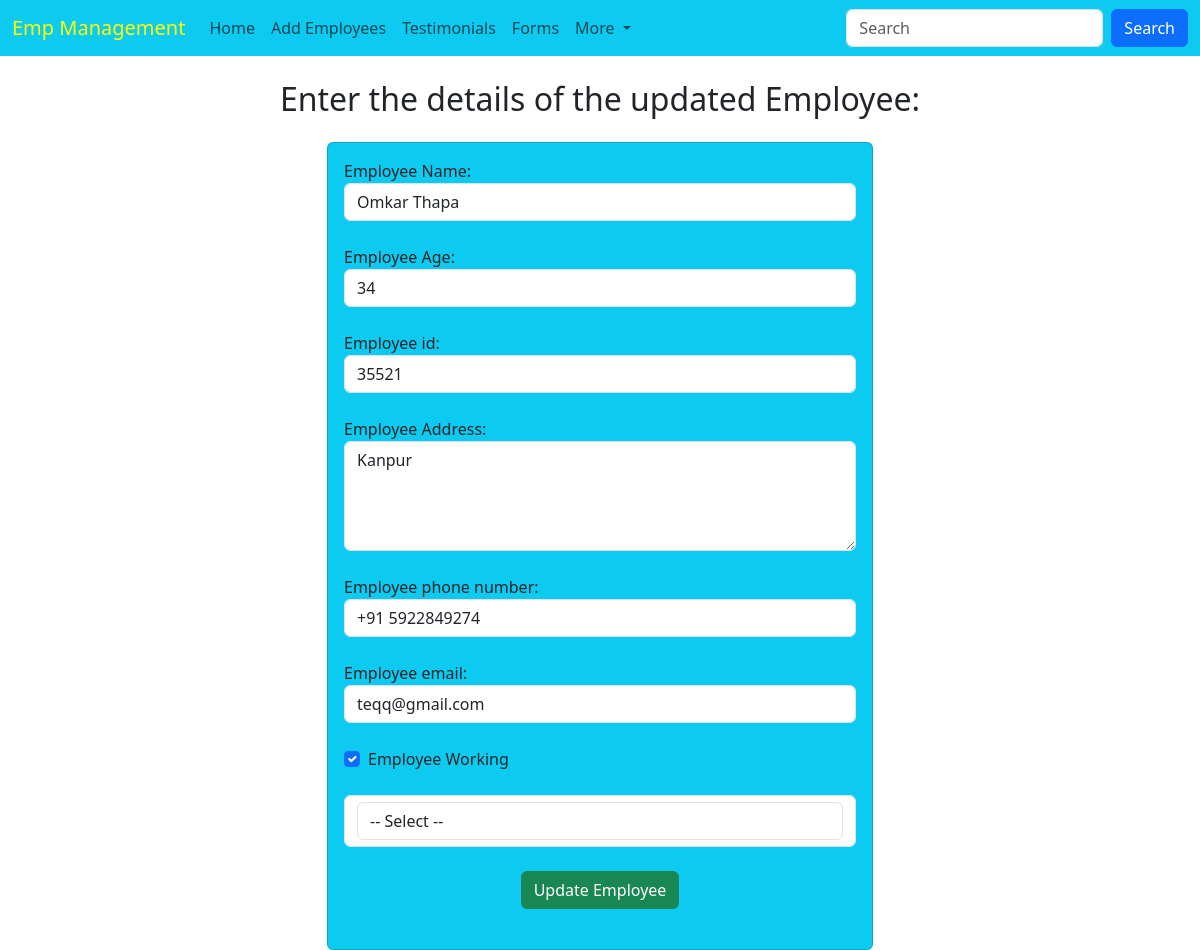
/emp/update-emp/10, run on the app's committed database.
### emp/models.py (models this page shows, shortened)
class Emp(models.Model):
    name = models.CharField(max_length=200)
    age = models.CharField(max_length=100)
    emp_id = models.CharField(max_length=200)
    address = models.CharField(max_length=200)
    department = models.CharField(max_length=20)
    email = models.CharField(max_length=50)
    phone = models.CharField(max_length=10)
    working = models.BooleanField(default=True)

### emp/views.py (the view)
# urls.py: path('update-emp/<str:emp_id>', views.update_emp, name="update_emp"),
def update_emp(request,emp_id):
        emp = Emp.objects.get(pk=emp_id)
        return render(request, 'emp/update_emp.html',{
            'emp':emp
        })

### templates/emp/update_emp.html (shortened to what this page needs)
<!DOCTYPE html>
<html lang="en">
  <head>
    <link
      href="https://cdn.jsdelivr.net/npm/bootstrap@5.3.3/dist/css/bootstrap.min.css"
      rel="stylesheet"
    />
  </head>
  <body>
    {% include 'emp/navbar.html'%}
    <h2 class="text-center my-4">Enter the details of the updated Employee:</h2>
    <div class="container">
      <div class="row" >
        <div class="col-md-6 offset-md-3 text-dark ">
          <form action="/emp/do-update-emp/{{emp.id}}" method="POST">
            <div class="card card-body bg-info">
              <div class="mb-4">
                <label for="name">Employee Name:</label>
                <input
                  type="text"
                  id="name"
                  name="name"
                  class="form-control"
                  placeholder="Enter the emp name..."
                  value="{{emp.name}}"
                />
              </div>
              <div class="mb-4">
                <label for="age">Employee Age:</label>
                <input
                  type="text"
                  id="age"
                  name="age"
                  class="form-control"
                  placeholder="Enter the emp age..."
                  value="{{emp.age}}"
                />
              </div>
              <div class="mb-4">
                <label for="emp_id">Employee id:</label>
                <input
                  type="text"
                  id="emp_id"
                  name="emp_id"
                  class="form-control"
                  placeholder="Enter the emp id..."
                  value="{{emp.emp_id}}"
                />
              </div>
              <div class="mb-4">
                <label for="address">Employee Address:</label>
                <textarea
                  name="address"
                  class="form-control"
                  id="address"
                  rows=4
                  placeholder="Enter the emp address..."
                >{{emp.address}}</textarea>
              </div>
              <div class="mb-4">
                <label for="phone">Employee phone number:</label>
                <input
                  type="tel"
                  id="phone"
                  name="phone"
                  class="form-control"
                  placeholder="Enter the emp phone..."
                  value="{{emp.phone}}"
                />
              </div>
              <div class="mb-4">
                <label for="email">Employee email:</label>
                <input
                  type="email"
                  id="email"
                  name="email"
                  class="form-control"
                  placeholder="Enter the emp email..."
                  value="{{emp.email}}"
                />
              <div class="my-4 form-check">
                <label for="working">Employee Working</label>
                <input
                  type="checkbox"
                  id="working"
                  name="working"
                  class="form-check-input"
                  {% if emp.working %}
                  checked
                  {% endif %}
                />
              </div>
              <div class="mb-4 form-control">
                <select name="department" id="department" class="form-control" value="{{emp.department}}">
                    <option value="select" >-- Select --</option>
                </select>
              </div>
              <div class="container text-center">
              <button class="btn btn-success" action="/emp/do-update-emp/">Update Employee</button>
              </div>
            </div>
          </form>
        </div>
      </div>
    </div>
  </body>
</html>

### data on the page
Emp: name "Omkar Thapa", age "34", emp_id "35521", address "Kanpur", phone "+91 5922849274", email "teqq@gmail.com", working "☑", department "-- Select --"
